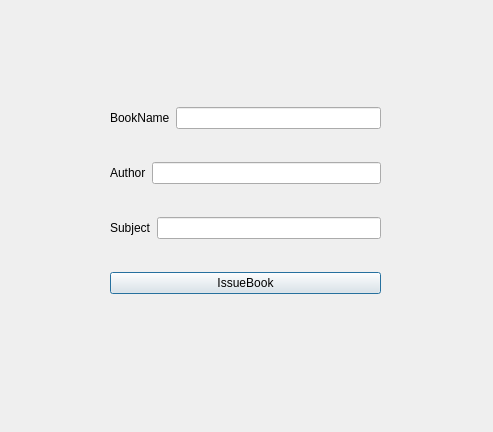
<?xml version="1.0" encoding="UTF-8"?>
<ui version="4.0">
 <class>Window_IssueBook</class>
 <widget class="QDialog" name="Window_IssueBook">
  <property name="geometry">
   <rect>
    <x>0</x>
    <y>0</y>
    <width>493</width>
    <height>432</height>
   </rect>
  </property>
  <property name="windowTitle">
   <string>Dialog</string>
  </property>
  <widget class="QWidget" name="layoutWidget">
   <property name="geometry">
    <rect>
     <x>110</x>
     <y>80</y>
     <width>271</width>
     <height>241</height>
    </rect>
   </property>
   <layout class="QVBoxLayout" name="verticalLayout">
    <item>
     <layout class="QHBoxLayout" name="horizontalLayout">
      <item>
       <widget class="QLabel" name="label_BookName">
        <property name="text">
         <string>BookName</string>
        </property>
       </widget>
      </item>
      <item>
       <widget class="QLineEdit" name="lineEdit_BookName"/>
      </item>
     </layout>
    </item>
    <item>
     <layout class="QHBoxLayout" name="horizontalLayout_2">
      <item>
       <widget class="QLabel" name="label_AuthorName">
        <property name="text">
         <string>Author</string>
        </property>
       </widget>
      </item>
      <item>
       <widget class="QLineEdit" name="lineEdit_AuthorName"/>
      </item>
     </layout>
    </item>
    <item>
     <layout class="QHBoxLayout" name="horizontalLayout_3">
      <item>
       <widget class="QLabel" name="label_Subject">
        <property name="text">
         <string>Subject</string>
        </property>
       </widget>
      </item>
      <item>
       <widget class="QLineEdit" name="lineEdit_Subject"/>
      </item>
     </layout>
    </item>
    <item>
     <widget class="QPushButton" name="pushButton_IssueBook">
      <property name="text">
       <string>IssueBook</string>
      </property>
     </widget>
    </item>
   </layout>
  </widget>
 </widget>
 <resources/>
 <connections/>
</ui>
